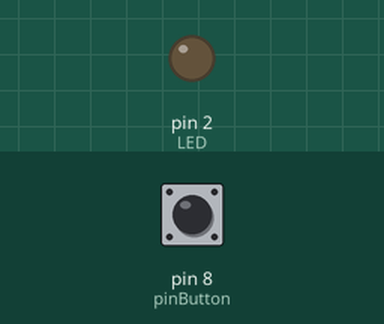
A sketch run on a simulated Arduino Uno, built with avr-gcc and run on an emulated ATmega328P. On the bench: output pins drawn as LEDs (lit = HIGH). Inputs (shaded band) come from the test bench; at power-on: pin 8 (pinButton) LOW.

Above: at 1.2 s.
1.3 s: pin 8 (pinButton) pulled HIGH for 0.15 s
At 1.37 s:
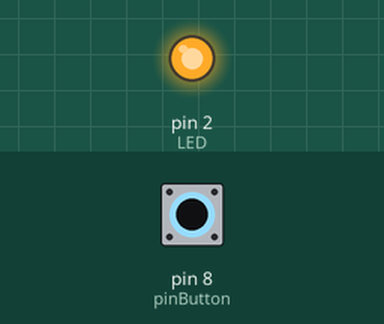
2.9 s: pin 8 (pinButton) pulled HIGH for 3.2 s
At 7.2 s:
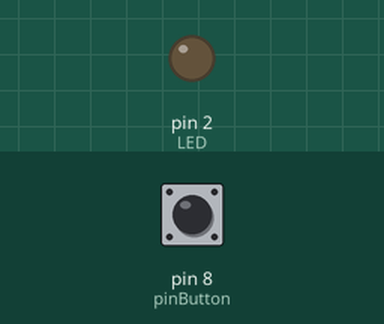
Timing chart, 0 to 8.7 s (numbered marks = the images above; inputs shaded):
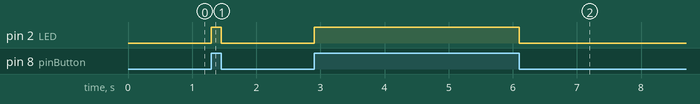

Measured:
- after the input at 1.3 s, pin 2 (LED): LOW → HIGH at once, → LOW 0.15 s later
- after the input at 2.9 s, pin 2 (LED): LOW → HIGH at once, → LOW 3.2 s later

The sketch:

Led_blinking.ino
```cpp
/* sketch
turn on a LED when the button is pressed
turn it off when the button is not pressed (or released)
*/
int pinButton = 8; //the pin where we connect the button
int LED = 2; //the pin we connect the LED

void setup() {
  pinMode(pinButton, INPUT); //set the button pin as INPUT
  pinMode(LED, OUTPUT); //set the LED pin as OUTPUT
}

void loop() {
     //write 0 or low to led pin
  int stateButton = digitalRead(pinButton); //read the state of the button
  if(stateButton == 1) { //if is pressed
     digitalWrite(LED, HIGH); //write 1 or HIGH to led pin
  } else { //if not pressed
     digitalWrite(LED, LOW);  //write 0 or low to led pin
  }
}
```
